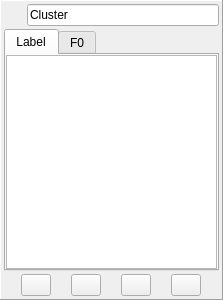
<?xml version="1.0" encoding="UTF-8"?>
<ui version="4.0">
 <class>Cluster</class>
 <widget class="QWidget" name="Cluster">
  <property name="geometry">
   <rect>
    <x>0</x>
    <y>0</y>
    <width>223</width>
    <height>300</height>
   </rect>
  </property>
  <property name="mouseTracking">
   <bool>true</bool>
  </property>
  <property name="contextMenuPolicy">
   <enum>Qt::DefaultContextMenu</enum>
  </property>
  <property name="acceptDrops">
   <bool>true</bool>
  </property>
  <property name="windowTitle">
   <string>Form</string>
  </property>
  <layout class="QVBoxLayout" name="verticalLayout_4">
   <property name="spacing">
    <number>6</number>
   </property>
   <property name="margin">
    <number>0</number>
   </property>
   <item>
    <widget class="QFrame" name="frame">
     <property name="frameShape">
      <enum>QFrame::Panel</enum>
     </property>
     <property name="frameShadow">
      <enum>QFrame::Raised</enum>
     </property>
     <layout class="QVBoxLayout" name="verticalLayout">
      <property name="spacing">
       <number>3</number>
      </property>
      <property name="margin">
       <number>3</number>
      </property>
      <item>
       <layout class="QHBoxLayout" name="horizontalLayout_2">
        <item>
         <widget class="QWidget" name="colorPanel" native="true">
          <property name="minimumSize">
           <size>
            <width>20</width>
            <height>0</height>
           </size>
          </property>
         </widget>
        </item>
        <item>
         <widget class="QLineEdit" name="lineEdit">
          <property name="mouseTracking">
           <bool>false</bool>
          </property>
          <property name="acceptDrops">
           <bool>false</bool>
          </property>
          <property name="text">
           <string>Cluster</string>
          </property>
         </widget>
        </item>
       </layout>
      </item>
      <item>
       <widget class="QTabWidget" name="tabWidget">
        <property name="mouseTracking">
         <bool>false</bool>
        </property>
        <property name="currentIndex">
         <number>0</number>
        </property>
        <widget class="QWidget" name="tabLabel">
         <attribute name="title">
          <string>Label</string>
         </attribute>
         <layout class="QVBoxLayout" name="verticalLayout_2">
          <property name="margin">
           <number>0</number>
          </property>
          <item>
           <widget class="TargetList" name="listWidget">
            <property name="acceptDrops">
             <bool>true</bool>
            </property>
           </widget>
          </item>
         </layout>
        </widget>
        <widget class="QWidget" name="tabF0">
         <property name="mouseTracking">
          <bool>false</bool>
         </property>
         <attribute name="title">
          <string>F0</string>
         </attribute>
         <layout class="QVBoxLayout" name="verticalLayout_3">
          <property name="margin">
           <number>0</number>
          </property>
          <item>
           <widget class="F0Display" name="f0Display" native="true">
            <property name="mouseTracking">
             <bool>false</bool>
            </property>
           </widget>
          </item>
         </layout>
        </widget>
       </widget>
      </item>
      <item>
       <layout class="QHBoxLayout" name="horizontalLayout">
        <item>
         <widget class="QPushButton" name="btnPlay">
          <property name="maximumSize">
           <size>
            <width>30</width>
            <height>16777215</height>
           </size>
          </property>
          <property name="text">
           <string/>
          </property>
          <property name="iconSize">
           <size>
            <width>16</width>
            <height>16</height>
           </size>
          </property>
         </widget>
        </item>
        <item>
         <widget class="QPushButton" name="btnPlay2">
          <property name="maximumSize">
           <size>
            <width>30</width>
            <height>16777215</height>
           </size>
          </property>
          <property name="text">
           <string/>
          </property>
          <property name="iconSize">
           <size>
            <width>16</width>
            <height>16</height>
           </size>
          </property>
         </widget>
        </item>
        <item>
         <widget class="QPushButton" name="btnStop">
          <property name="maximumSize">
           <size>
            <width>30</width>
            <height>16777215</height>
           </size>
          </property>
          <property name="text">
           <string/>
          </property>
          <property name="iconSize">
           <size>
            <width>16</width>
            <height>16</height>
           </size>
          </property>
          <property name="shortcut">
           <string>Ctrl+S</string>
          </property>
         </widget>
        </item>
        <item>
         <widget class="QPushButton" name="btnDeleteCluster">
          <property name="maximumSize">
           <size>
            <width>30</width>
            <height>16777215</height>
           </size>
          </property>
          <property name="text">
           <string/>
          </property>
          <property name="iconSize">
           <size>
            <width>16</width>
            <height>16</height>
           </size>
          </property>
         </widget>
        </item>
       </layout>
      </item>
     </layout>
    </widget>
   </item>
  </layout>
 </widget>
 <customwidgets>
  <customwidget>
   <class>TargetList</class>
   <extends>QListWidget</extends>
   <header>targetlist.h</header>
  </customwidget>
  <customwidget>
   <class>F0Display</class>
   <extends>QWidget</extends>
   <header location="global">f0display.h</header>
   <container>1</container>
  </customwidget>
 </customwidgets>
 <resources/>
 <connections/>
</ui>
